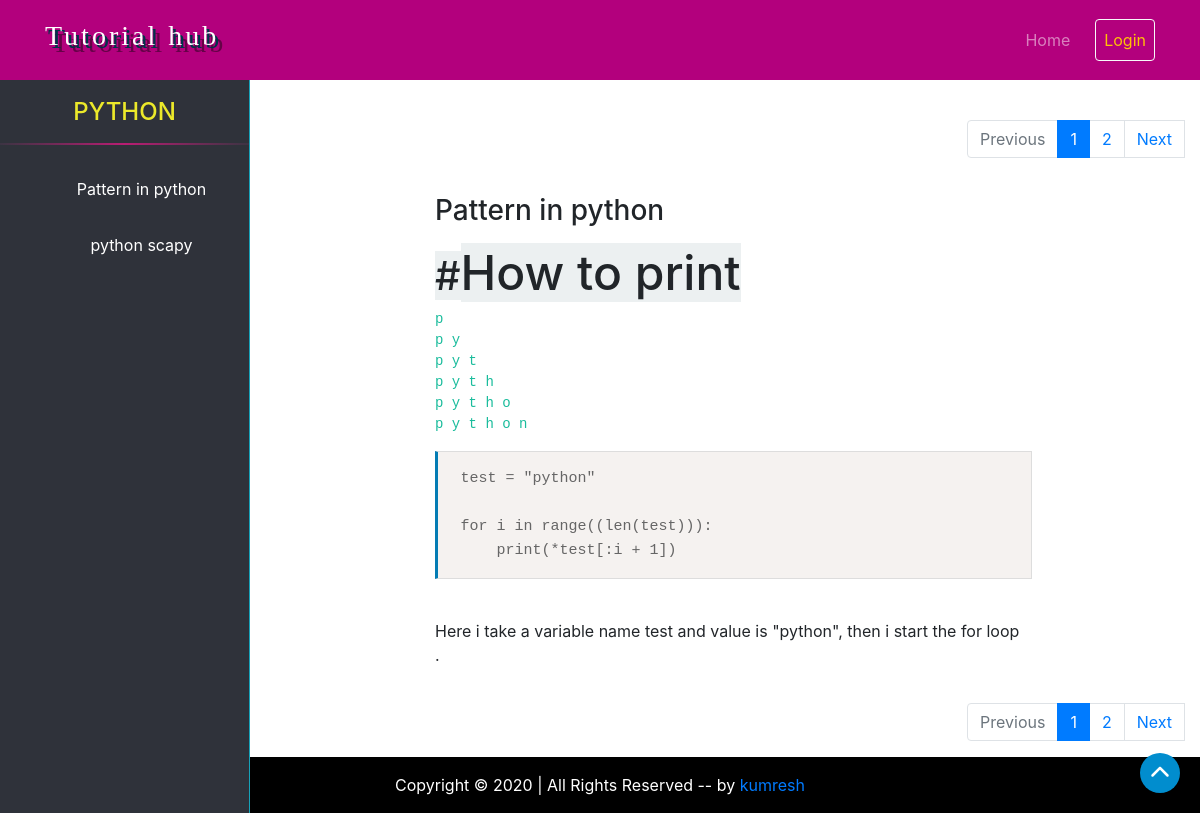
The page /category/python/ on the database its author committed.
### program/models.py (models this page shows, shortened)
class Post(models.Model):
    title = models.CharField(max_length=70)
    slug = models.SlugField(unique = True, blank=True)
    content = RichTextField()
    category = models.ForeignKey(Category,on_delete=models.CASCADE,related_name='posts')
    date =  models.DateTimeField(auto_now_add=True)
    author = models.ForeignKey(User,on_delete= models.CASCADE)

### program/views.py (the view)
# urls.py: path('category/<slug:slug>/',PostView.as_view(),name="cat-detail"),
class PostView(ListView):
    model = Post
    paginate_by = 1
    template_name = 'program/blog.html'
    def get_context_data(self, **kwargs):
      slug = self.kwargs.get('slug')
      context = super(PostView, self).get_context_data(**kwargs)
      context['post'] = Post.objects.filter(category__slug = slug)
      context['slug'] = slug
      return context
    def get_queryset(self):
        return Post.objects.filter(category__slug = self.kwargs.get('slug')).order_by('id')

### program/templates/program/blog.html (shortened to what this page needs)
{% extends 'base.html' %}
{% load static %}
{% block style %}
<link href="{% static 'program/css/style.css' %}" rel="stylesheet">
{% endblock style %}
{% block sidebar %}
<div class="col-md-2 col-lg-4 col-sm-2">
  <div class="sidebar border-right border-info h-100">
    <center>
      <h4>{{slug|upper}}</h4>
    </center>
    <hr>
  {% if post %}
<nav class="nav flex-column text-center">
{% for po in post %}
    <a href="?page={{forloop.counter}}" class="nav-link">
    <i class="">
    </i><span>{{po.title}}</span></a>
    {% endfor %}
</nav>
    {% else %}
    not found
{% endif %}
  </div>
</div>
{% endblock sidebar %}
{% block content %}
<div class="content col-md-10 col-sm-10 col-lg-8">
<br>
     {% if is_paginated %}
  <ul class="pagination justify-content-end mt-5">
    {% if page_obj.has_previous %}
      <li><a class="page-link" href="?page={{ page_obj.previous_page_number }}">Previous</a></li>
    {% else %}
      <li class="page-item disabled">
       <span class="page-link">Previous</span>
      </li>
    {% endif %}
    {% for i in paginator.page_range %}
      {% if page_obj.number == i %}
        <li class="page-item active">
         <span class="page-link">
        {{ i }}
        </li>
      {% else %}
        <li><a class="page-link" href="?page={{ i }}">{{ i }}</a></li>
      {% endif %}
    {% endfor %}
    {% if page_obj.has_next %}
      <li><a class="page-link" href="?page={{ page_obj.next_page_number }}">Next</a></li>
    {% else %}
      <li class="page-item disabled">
      <span class="page-link">Next</span>
      </li>
    {% endif %}
  </ul>
{% endif %}
  <div class="row">
    <div class="col-md-8 col-lg-10">
<div class=" bg-white rounded">
  <div class="card-body">
      {% if object_list %}
      <div class = "cardcontent">
      {% for po in object_list %}
          <h3 class= "title">{{ po.title|capfirst }}</h3>
          <p class= "content">{{ po.content|safe }}</p>
      {% endfor %}
        </div>
      {% else %}
  <div class="alert alert-primary text-center" role="alert">
  <p>No Record found in database</p>
      {% endif %}
  </div>
</div>
</div>
</div>
{% if is_paginated %}
  <ul class="pagination justify-content-end">
    {% if page_obj.has_previous %}
      <li><a class="page-link" href="?page={{ page_obj.previous_page_number }}">Previous</a></li>
    {% else %}
      <li class="page-item disabled">
       <span class="page-link">Previous</span>
      </li>
    {% endif %}
    {% for i in paginator.page_range %}
      {% if page_obj.number == i %}
        <li class="page-item active">
         <span class="page-link">
        {{ i }}
        </li>
      {% else %}
        <li><a class="page-link" href="?page={{ i }}">{{ i }}</a></li>
      {% endif %}
    {% endfor %}
    {% if page_obj.has_next %}
      <li><a class="page-link" href="?page={{ page_obj.next_page_number }}">Next</a></li>
    {% else %}
      <li class="page-item disabled">
      <span class="page-link">Next</span>
      </li>
    {% endif %}
  </ul>
{% endif %}
</div>
{% endblock content %}

### templates/base.html (shortened to what this page needs)
 {% load static %}
<!DOCTYPE html>
<html lang="en">
<head>
 <link href="{% static 'css/bootstrap.min.css' %}" rel="stylesheet">
 <link href="{% static 'css/style.css' %}" rel="stylesheet">
 {% block style %}
 {% endblock style %}
</head>
<body>
<div class="container-fluid">
  {% include "navbar.html" %}
</div>
<div class="container-fluid">
      <div class="row">
      {% block sidebar %}
      {% endblock sidebar %}
        {% block content %}
        {% endblock content %}
      </div>
 </div>
<div class="container-fluid text-white" style="background: #000000;">
{% include "footer.html" %}
</div>
</body>
</html>

### templates/navbar.html (shortened to what this page needs)
<nav class="navbar navbar-expand-md fixed-top navbar-dark" style="background: #b3007d;min-height: 80px;">
<div class="container">
  <a class="navbar-brand " href="#" style="font-family: Aquire;letter-spacing: 3px;"><h3>Tutorial hub</h3></a>
  <div class="collapse navbar-collapse " id="navbarNav">
    <ul class="navbar-nav ml-auto">
        {% if request.user.is_authenticated %}
         <li class="nav-item">
       <a class="nav-link" href="#">Create Blog</a>
      </li>
       <li class="nav-item">
       <a class="btn btn-outline-info nav-link" href="{% url 'logout' %}">Logout</a>
      </li>
      {% else %}
       <li class="nav-item">
        <a class="btn mr-3 nav-link" href="{% url 'home' %}">Home <span</span></a>
      </li>
      <li class="nav-item">
       <a class="btn btn-outline-light nav-link text-warning" href="{% url 'login' %}">Login</a>
      </li>
    {% endif %}
    </ul>
  </div>
  </div>
</nav>

### templates/footer.html
<footer class="page-footer font-small cyan darken-3">
  <div class="footer-copyright text-center py-3">Copyright &copy; 2020 | All Rights Reserved -- by <a target="_blank" href="https://github.com/kumresh/">kumresh</a>
  </div>
</footer>
<a href="#top" class="text-center btn-circle topHome"><i class=" mt-1 fa fa-chevron-up fa-2x"></i></a>

### static/css/style.css (style rules this page uses)
html, button, input, select, textarea { color: #222; }
.topHome { background: #018dce; color: #fff; position: fixed; bottom: 20px; right: 20px; z-index: 5; width: 40px; height: 40px; padding: 6px 0px; border-radius: 25px; font-size: 10px; text-align: center; }
.navbar-brand h3 { text-shadow: 3px 3px 0px #003449, 7px 7px 0px rgba(7, 6, 6, 0.452); }

### program/static/program/css/style.css (style rules this page uses)
pre code { background: #f5f2f0; border: 1px solid #ddd; border-left: 3px solid #047cb4; color: #666; page-break-inside: avoid; font-family: monospace; font-size: 15px; line-height: 1.6; margin-bottom: 1.6em; max-width: 100%; overflow: auto; padding: 1em 1.5em; display: block; word-wrap: break-word; }
.sidebar { background: #2f323a; margin-top: 0px; padding-top: 50px; position: fixed; left: 0; overflow: auto; width: 250px; height: 100%; transition: 0.5s; transition-property: left; }
.sidebar h4 { color: rgb(236, 233, 42); margin-top: 0; }
.sidebar a { color: #fff; display: block; width: 100%; line-height: 40px; text-decoration: none; padding-left: 40px; box-sizing: border-box; transition: 0.5s; }
.sidebar i { padding-right: 10px; }
a.nav-link { color: rgb(255, 255, 255); }

### rows shown on the page
Post: title "Pattern in python", content "# How to print p p y p y t p y t h p y t h o p y t h o n test = \"python\" for i in range((len(test))): print(*test[:i + 1]) Here i take a variable name test and value is \"python\", then i start the for loop ."
Post: title "python scapy"

### other values the page prints
{{ slug|upper }} "PYTHON"
{{ i }} "1"
{{ i }} "2"
